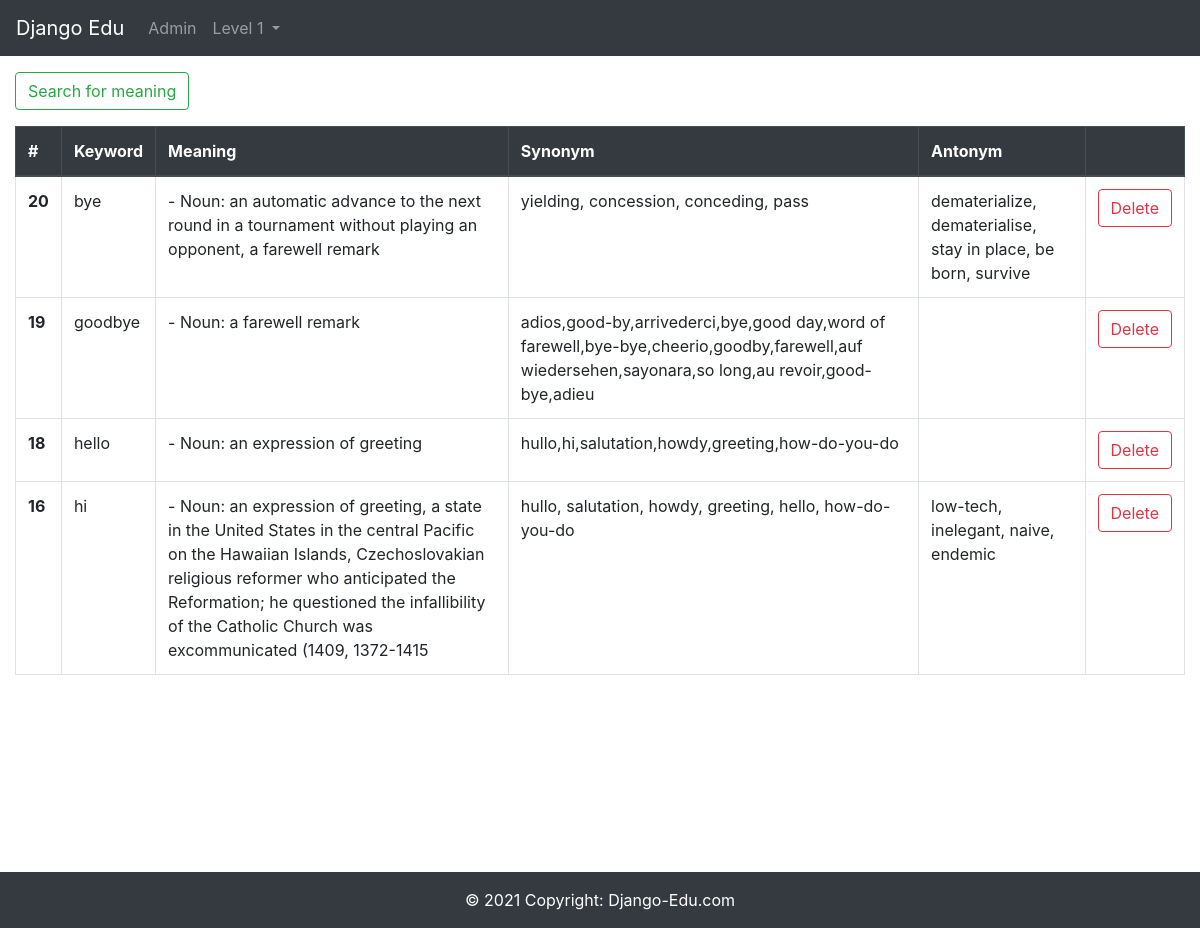
The page /dictionaries/ on the database its author committed.
### dictionaries/models.py (models this page shows, shortened)
class Word(models.Model):
    keyword = models.CharField(max_length=255)
    meaning = models.TextField()
    synonym = models.TextField(null=True, blank=True)
    antonym = models.TextField(null=True, blank=True)

### dictionaries/views.py (the view)
# urls.py: path('', views.index, name='index'),
def index(request):
    return render(request, 'dictionaries/index.html', {
        'words': Word.objects.all().order_by('id').reverse(),
    })

### dictionaries/templates/dictionaries/index.html (shortened to what this page needs)
{% extends 'layouts/base.html' %}
{% block content %}
<div class="container-fluid">
  <button
    type="button"
    class="btn btn-outline-success"
    data-toggle="modal"
    data-target="#modal-dictionary"
  >
    Search for meaning
  </button>
  <div class="table-responsive">
    <table class="table table-bordered table-hover mt-3">
      <thead class="thead-dark">
        <tr>
          <th scope="col">#</th>
          <th scope="col">Keyword</th>
          <th scope="col">Meaning</th>
          <th scope="col">Synonym</th>
          <th scope="col">Antonym</th>
          <th scope="col"></th>
        </tr>
      </thead>
      <tbody>
        {% for word in words %}
        <tr>
          <th scope="row">{{ word.id }}</th>
          <td>{{ word.keyword }}</td>
          <td>{{ word.meaning }}</td>
          <td>{{ word.synonym }}</td>
          <td>{{ word.antonym }}</td>
          <td class="text-center">
            <button
              type="button"
              class="btn btn-outline-danger btn-delete-word"
              data-word-id="{{ word.id }}"
            >
              Delete
            </button>
          </td>
        </tr>
        {% endfor %}
      </tbody>
    </table>
  </div>
</div>
{% endblock content %}

### rows shown on the page
Word: id "20", keyword "bye", meaning "- Noun: an automatic advance to the next round in a tournament without playing an opponent, a farewell remark", synonym "yielding, concession, conceding, pass", antonym "dematerialize, dematerialise, stay in place, be born, survive"
Word: id "19", keyword "goodbye", meaning "- Noun: a farewell remark", synonym "adios,good-by,arrivederci,bye,good day,word of farewell,bye-bye,cheerio,goodby,farewell,auf wiedersehen,sayonara,so long,au revoir,good-bye,adieu"
Word: id "18", keyword "hello", meaning "- Noun: an expression of greeting", synonym "hullo,hi,salutation,howdy,greeting,how-do-you-do"
Word: id "16", keyword "hi", meaning "- Noun: an expression of greeting, a state in the United States in the central Pacific on the Hawaiian Islands, Czechoslovakian religious reformer who anticipated the Reformation; he questioned the infallibility of the Catholic Church was excommunicated (1409, 1372-1415", synonym "hullo, salutation, howdy, greeting, hello, how-do-you-do", antonym "low-tech, inelegant, naive, endemic"
